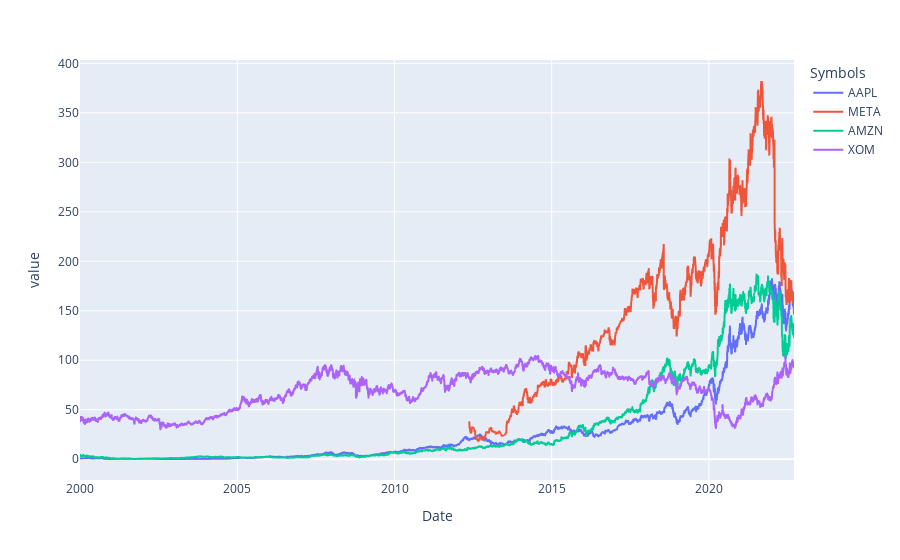

Here is the notebook cell this chart was saved with:
### Code cell
Close.plot()

### Figure 1 — Plotly figure (JSON) as saved in the notebook; plotly's stock layout.template omitted (floating-point values rounded to 4 significant figures; data arrays with more than 128 entries replaced by an {"elided": "..."} marker saying what was removed)
{"data": [{"hovertemplate": "Symbols=AAPL<br>Date=%{x}<br>value=%{y}<extra></extra>", "legendgroup": "AAPL", "line": {"color": "#636efa", "dash": "solid"}, "marker": {"symbol": "circle"}, "mode": "lines", "name": "AAPL", "showlegend": true, "type": "scattergl", "x": {"elided": "5715 str values"}, "xaxis": "x", "y": {"elided": "5715 float values"}, "yaxis": "y"}, {"hovertemplate": "Symbols=META<br>Date=%{x}<br>value=%{y}<extra></extra>", "legendgroup": "META", "line": {"color": "#EF553B", "dash": "solid"}, "marker": {"symbol": "circle"}, "mode": "lines", "name": "META", "showlegend": true, "type": "scattergl", "x": {"elided": "5715 str values"}, "xaxis": "x", "y": {"elided": "5715 float values"}, "yaxis": "y"}, {"hovertemplate": "Symbols=AMZN<br>Date=%{x}<br>value=%{y}<extra></extra>", "legendgroup": "AMZN", "line": {"color": "#00cc96", "dash": "solid"}, "marker": {"symbol": "circle"}, "mode": "lines", "name": "AMZN", "showlegend": true, "type": "scattergl", "x": {"elided": "5715 str values"}, "xaxis": "x", "y": {"elided": "5715 float values"}, "yaxis": "y"}, {"hovertemplate": "Symbols=XOM<br>Date=%{x}<br>value=%{y}<extra></extra>", "legendgroup": "XOM", "line": {"color": "#ab63fa", "dash": "solid"}, "marker": {"symbol": "circle"}, "mode": "lines", "name": "XOM", "showlegend": true, "type": "scattergl", "x": {"elided": "5715 str values"}, "xaxis": "x", "y": {"elided": "5715 float values"}, "yaxis": "y"}], "layout": {"legend": {"title": {"text": "Symbols"}, "tracegroupgap": 0}, "margin": {"t": 60}, "xaxis": {"anchor": "y", "domain": [0, 1], "title": {"text": "Date"}}, "yaxis": {"anchor": "x", "domain": [0, 1], "title": {"text": "value"}}}}
